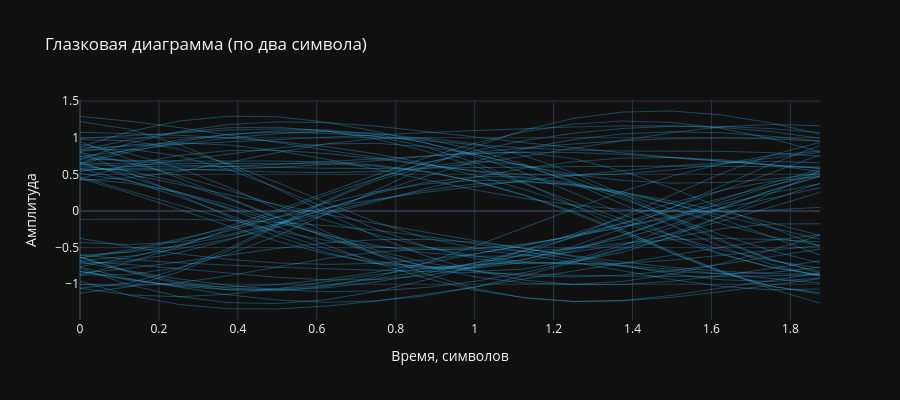

Notebook code cell kept with this figure:
### Markdown cell above
### 8. Глазковая диаграмма

Накладываем соседние отрезки по два символа. Раскрыв глаза показывает запас
по межсимвольной помехе: чем шире «зрачок», тем надёжнее стробирование.

### Code cell
seg = 2 * SPS
start = len(taps) - 1
n_seg = (mf.size - start) // seg
step = max(1, n_seg // 60)

fig = go.Figure()
for k in range(0, n_seg, step):
    chunk = mf[start + k * seg : start + (k + 1) * seg].real
    fig.add_trace(go.Scatter(
        x=np.arange(seg) / SPS, y=chunk, mode="lines",
        line=dict(color="#38bdf8", width=0.8), opacity=0.4, showlegend=False,
    ))
fig.update_layout(
    title="Глазковая диаграмма (по два символа)",
    xaxis_title="Время, символов", yaxis_title="Амплитуда",
    template="plotly_dark", height=400,
)
fig.show()
